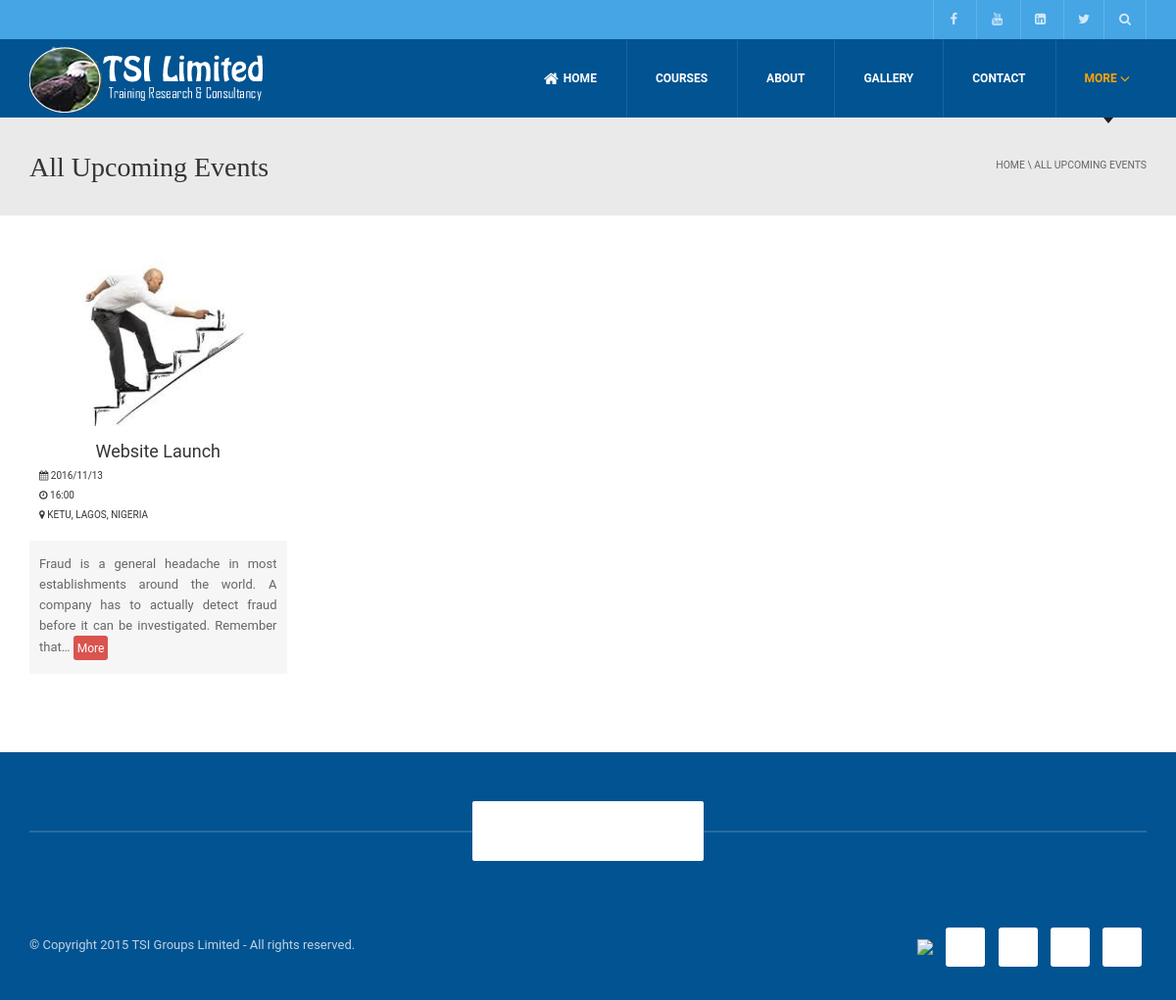
Screenshot of /events.php with the database file from the repository.
### tables this page shows
CREATE TABLE IF NOT EXISTS `event` (
  `id` int(11) NOT NULL AUTO_INCREMENT,
  `name` varchar(300) NOT NULL,
  `description` text NOT NULL,
  `location` varchar(300) NOT NULL,
  `image` varchar(300) NOT NULL,
  `date_time` varchar(300) NOT NULL,
  `status` tinyint(4) NOT NULL,
  `date_added` datetime NOT NULL,
  PRIMARY KEY (`id`)
);

### DbConfig/Database.php (called while the page is built, shortened)
<?php
require(__ROOT__."/DbConfig/DbConfig.php");
class Database extends DbConfig{
    var $connection;
    public function Database($dbName = ''){
        $this->connection = mysqli_connect($this->get_dbServer(), $this->get_dbUser(), $this->get_dbPass(),$this->get_dbName())
        or die("Database Connection and Selection Failed. " . mysqli_error($this->connection));
    }
    public function query($query){
        $result = mysqli_query($this->connection, $query) or
        die("Invalid Query: ".mysqli_error($this->connection));
        if($result){
            return $result;
        } else { return false; }
    }
    public function fetchAssoc($query){
        $result = $this->query($query);
        $rows = array();
        while($row = mysqli_fetch_array($result,MYSQLI_ASSOC)){
                $rows[] = $row;
        }
        return $rows;
    }
    public function fetchNum($query){
        $result = $this->query($query);
        $rows = array();
        while($row = mysqli_fetch_array($result,MYSQLI_NUM)){
                $rows[] = $row;
        }
        return $rows;
    }
}
?>

### DbConfig/DbConfig.php (called while the page is built, shortened)
<?php
class DbConfig {
    private $dbServer= DB_SERVER;
    private $dbUser = DB_USER;
    private $dbPass = DB_PASSWORD;
    private $dbName = DB_NAME;
    public function get_dbServer(){ return $this->dbServer; }
    public function get_dbUser(){ return $this->dbUser; }
    public function get_dbPass(){ return $this->dbPass; }
    public function get_dbName(){ return $this->dbName; }
}
?>

### classes/WebPage.php (called while the page is built, shortened)
<?php
class WebPage {
    public function WebPage($dbObj=null, $tableName='webpage') {
        function autoLoadClasses($className){
            $path = CLASSES_PATH;
            $ext = ".php";
            $fullpath = $path.sprintf("%s",$className.$ext);
            if(file_exists($fullpath)){
                return include $fullpath;
            }else{
                echo $fullpath;
            }
        }
    }
    public static function getSingleByName($dbObj, $column, $name) {
        $thisPagReqVal = '';
        $thisPagReqVals = $dbObj->fetchNum("SELECT $column FROM webpage WHERE name = '{$name}' ");
        foreach ($thisPagReqVals as $thisPagReqVals) { $thisPagReqVal = $thisPagReqVals[0]; }
        return $thisPagReqVal;
    }
}

### includes/page-properties.php (called while the page is built, shortened)
<?php
$thisPage->title = StringManipulator::trimStringToFullWord(62, stripslashes(strip_tags(WebPage::getSingleByName($dbObj, 'title', CURRENT_PAGE))).' - '.WEBSITE_AUTHOR);

### classes/Event.php (called while the page is built, shortened)
<?php
class Event implements ContentManipulator{
    private $dbObj;
    public function Event($dbObj) {
        $this->dbObj = $dbObj;
    }
    public function __get($property) {
        if (property_exists($this, $property)) {
            return $this->$property;
        }
    }
    public function fetchRaw($column="*", $condition="", $sort="id"){
        $sql = "SELECT $column FROM event ORDER BY $sort";
        if(!empty($condition)){$sql = "SELECT $column FROM event WHERE $condition ORDER BY $sort";}
        $result = $this->dbObj->fetchAssoc($sql);
        return $result;
    }
}

### classes/StringManipulator.php (called while the page is built, shortened)
<?php
abstract class StringManipulator {
    public static function mb_strlen($str, $encoding = 'iso-8859-1') {
        switch (str_replace('-', '', strtolower($encoding))) {
          default:     return strlen(utf8_decode($str));
        }
    }
    public static function mb_substr($string, $start, $length = null, $encoding = 'iso-8859-1') {
        if ( is_null($length) )
          return substr($string, $start);
        else
          return substr($string, $start, $length);
    }
    public static function trimStringToFullWord($length, $string) {
        if (StringManipulator::mb_strlen($string) <= $length) {
            $string = $string;
        }
        else {
            $string = preg_replace('/\s+?(\S+)?$/u', '', StringManipulator::mb_substr($string, 0, $length));
        }
        return $string;
    }
    public static function slugify($text) {
        $text = preg_replace('~[^\\pL\d]+~u', '-', $text);
        $text = trim($text, '-');
        $text = iconv('utf-8', 'us-ascii//TRANSLIT', $text);
        $text = strtolower($text);
        $text = preg_replace('~[^-\w]+~', '', $text);
        return $text;
    }
}

### events.php (the view, shortened to what this page needs)
<?php
require('classes/WebPage.php');
$thisPage = new WebPage();
$dbObj = new Database();
$thisPage->dbObj = $dbObj;
$eventObj = new Event($dbObj);
require('includes/page-properties.php');
?>
<!DOCTYPE html>
<html lang="en-US">
<head>
    <link rel='stylesheet' id='rs-plugin-settings-css'  href='plugins/revslider/public/assets/css/settings5bca.css?ver=5.0.4.1' type='text/css' media='all' />
    <link rel='stylesheet' id='wp-pagenavi-css'  href='<?php echo SITE_URL; ?>plugins/wp-pagenavi/pagenavi-css44fd.css?ver=2.70' type='text/css' media='all' />
    <link rel='stylesheet' id='bootstrap-css'  href='<?php echo SITE_URL; ?>css/university/css/bootstrap.min5b31.css?ver=4.3.1' type='text/css' media='all' />
    <link rel='stylesheet' id='font-awesome-css'  href='<?php echo SITE_URL; ?>plugins/js_composer/assets/lib/bower/font-awesome/css/font-awesome.min83b6.css?ver=4.6.2' type='text/css' media='screen' />
    <link rel='stylesheet' id='owl-carousel-css'  href='<?php echo SITE_URL; ?>css/university/js/owl-carousel/owl.carousel5b31.css?ver=4.3.1' type='text/css' media='all' />
    <link rel='stylesheet' id='owl-carousel-theme-css'  href='<?php echo SITE_URL; ?>css/university/js/owl-carousel/owl.theme5b31.css?ver=4.3.1' type='text/css' media='all' />
    <link rel='stylesheet' id='style-css'  href='<?php echo SITE_URL; ?>css/university/style5b31.css?ver=4.3.1' type='text/css' media='all' />
    <link rel='stylesheet' id='et-builder-modules-style-css'  href='<?php echo SITE_URL; ?>plugins/divi-builder/framework/styles/frontend-builder-plugin-style5152.css?ver=1.0' type='text/css' media='all' />
    <link rel='stylesheet' id='magnific-popup-css'  href='<?php echo SITE_URL; ?>plugins/divi-builder/framework/styles/magnific_popup5152.css?ver=1.0' type='text/css' media='all' />
    <link href="<?php echo SITE_URL; ?>css/additional-style.css" rel="stylesheet" type="text/css"/>
</head>
<body class="page page-id-15 page-template-default full-width custom-background-empty single-author wpb-js-composer js-comp-ver-4.6.2 vc_responsive et_divi_builder">
    <div id="body-wrap">
        <div id="wrap">
            <header>
                <?php include('includes/header.php'); ?>
            </header>
            <div class="page-heading">
                <div class="container">
                    <div class="row">
                        <div class="col-md-8 col-sm-8">
                            <h1><?php echo stripslashes(strip_tags(WebPage::getSingleByName($dbObj, 'title', CURRENT_PAGE))); ?></h1>
                        </div>
                        <div class="pathway col-md-4 col-sm-4 hidden-xs text-right">
                            <div class="breadcrumbs" xmlns:v="http://rdf.data-vocabulary.org/#">
                                <a href="<?php echo SITE_URL; ?>index" rel="v:url" property="v:title">Home</a> \
                                <span typeof="v:Breadcrumb"> <a rel="v:url" property="v:title" href="#"><?php echo stripslashes(strip_tags(WebPage::getSingleByName($dbObj, 'title', CURRENT_PAGE))); ?></a></span>
                            </div>
                        </div>
                    </div>
                </div>
            </div>
            <div id="body" >
                <div class="container">
                    <div class="content-pad-3x">
                        <div class="row">
                            <div id="content" class="col-md-12">
                                <div class="project-listing">
                                    <div class="row">
                                        <?php
                                        foreach ($eventObj->fetchRaw("*", " status = 1 AND date_time >= NOW() ", " RAND() ") as $event) {
                                            $eventData = array('id' => 'id', 'name' => 'name', 'image' => 'image', 'description' => 'description', 'location' => 'location', 'dateTime' => 'date_time');
                                            foreach ($eventData as $key => $value){
                                                switch ($key) {
                                                    case 'image': $eventObj->$key = MEDIA_FILES_PATH1.'event/'.$event[$value];break;
                                                    default     :   $eventObj->$key = $event[$value]; break;
                                                }
                                            }
                                        ?>
                                        <div class="col-md-3">
                                            <div class="project-item main-color-1-bg-hover project-item-1600">
                                                    <div class="item-thumbnail dark-div">
                                                        <a href="<?php echo SITE_URL; ?>event/<?php echo $eventObj->id.'/'.StringManipulator::slugify($eventObj->name); ?>/" title="<?php echo $eventObj->name; ?>" title="<?php echo $eventObj->name; ?>">
                                                            <img src="<?php echo $eventObj->image; ?>" style="max-height:258px;max-width:409px"  width="409" height="258" title="<?php echo $eventObj->name; ?>" alt="<?php echo $eventObj->name; ?>">
                                                        </a>
                                                </div>
                                                <div class="project-item-content text-center">
                                                    <div class="project-item-title">
                                                            <div class="project-item-title-inner">
                                                            <h4 class="item-title"><a href="<?php echo SITE_URL; ?>event/<?php echo $eventObj->id.'/'.StringManipulator::slugify($eventObj->name); ?>/" title="View Full Details"><?php echo $eventObj->name; ?></a></h4>
                                                            <div class="project-item-tax small-text text-left" style="margin-left:10px">
                                                                <div class="ev-start small-text"><i class="fa fa-calendar"></i> <?php echo explode(' ', $eventObj->dateTime)[0]; ?></div>
                                                                <div class="ev-start small-text"><i class="fa fa-clock-o"></i> <?php echo explode(' ', $eventObj->dateTime)[1]; ?></div>
                                                                <div class="ev-start small-text"><i class="fa fa-map-marker"></i> <?php echo $eventObj->location; ?></div>
                                                            </div>
                                                        </div>
                                                    </div>
                                                    <div class="project-item-excerpt">
                                                        <div class="exerpt-text text-justify"><?php echo StringManipulator::trimStringToFullWord(160, trim(stripcslashes(strip_tags($eventObj->description)))); ?>&hellip; <a href="<?php echo SITE_URL; ?>event/<?php echo $eventObj->id.'/'.StringManipulator::slugify($eventObj->name); ?>/" class="btn btn-danger btn-sm text-success" style="max-height:25px;padding:2px;border-color:transparent">More</a></div>
                                                    </div>
                                                </div>
                                            </div>
                                        </div>
                                        <?php } ?>
                                    </div>
                                </div>
                            </div>
                        </div>
                    </div>
                </div>
            </div>
            <?php include('includes/footer.php'); ?>
        </div>
    </div>
</body>
</html>

### css/additional-style.css (style rules this page uses)
body { font-family: "Roboto",sans-serif; }
body { font-size: 13px; }
h1, .h1, .minion, .content-dropcap p:first-child:first-letter, .dropcap, #your-profile h3, #learndash_delete_user_data h2 { font-family: "Bitter", Times, serif; }
h1,h2,h3,h4,h5,h6,.h1,.h2,.h3,.h4,.h5,.h6 { letter-spacing:0 }

### rows the page displays
event: name "Website Launch", date_time "2016/11/13", date_time "16:00", location "KETU, LAGOS, NIGERIA", description "Fraud is a general headache in most establishments around the world. A company has to actually detect fraud before it can be investigated. Remember that"

### other values shown
strip_tags(WebPage::getSingleByName($dbObj, 'title', CURRENT_PAGE)) "All Upcoming Events"
strip_tags(WebPage::getSingleByName($dbObj, 'title', CURRENT_PAGE)) "ALL UPCOMING EVENTS"
WEBSITE_AUTHOR "TSI Groups Limited"
